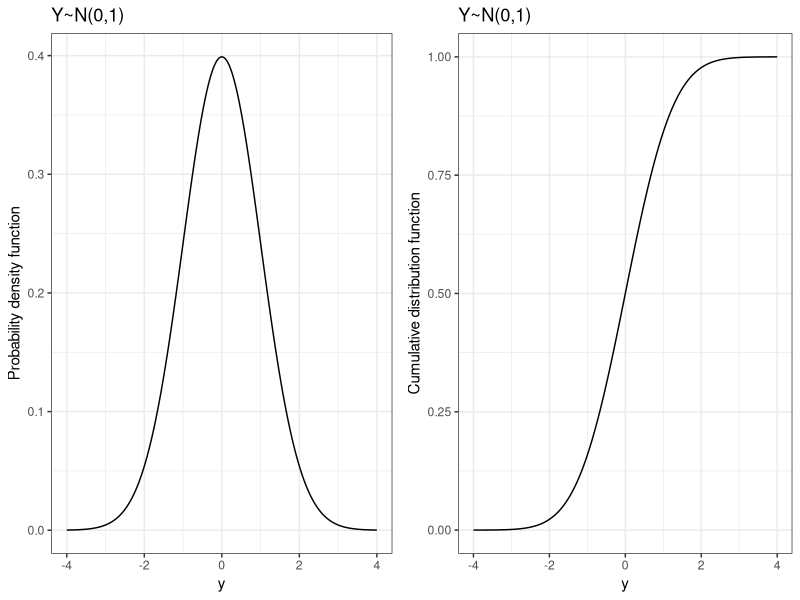
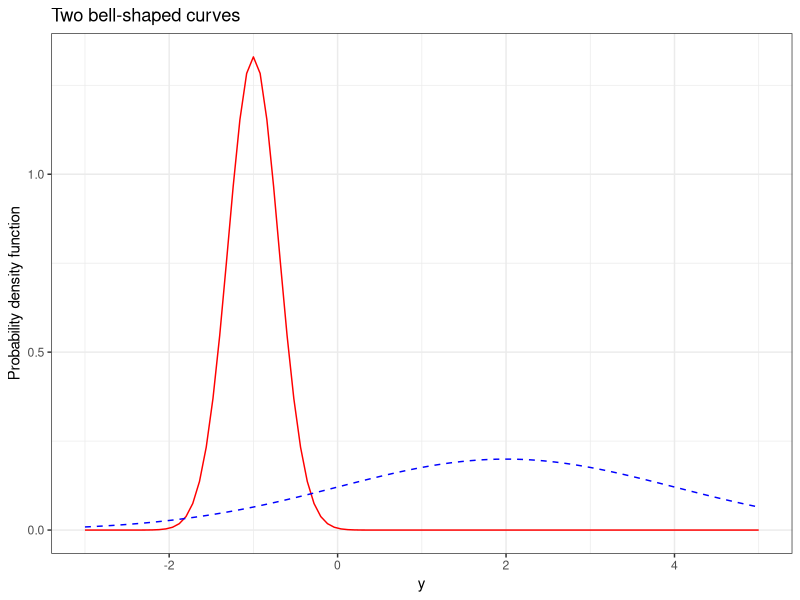
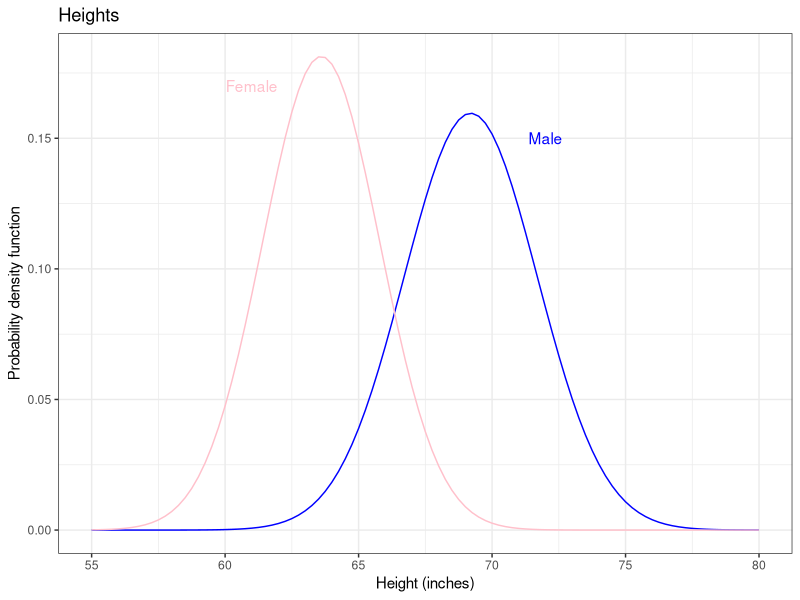
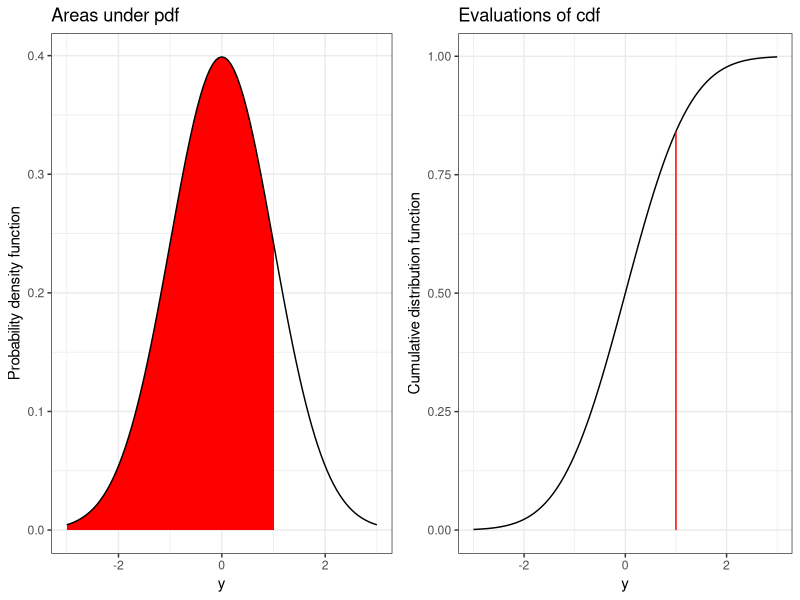
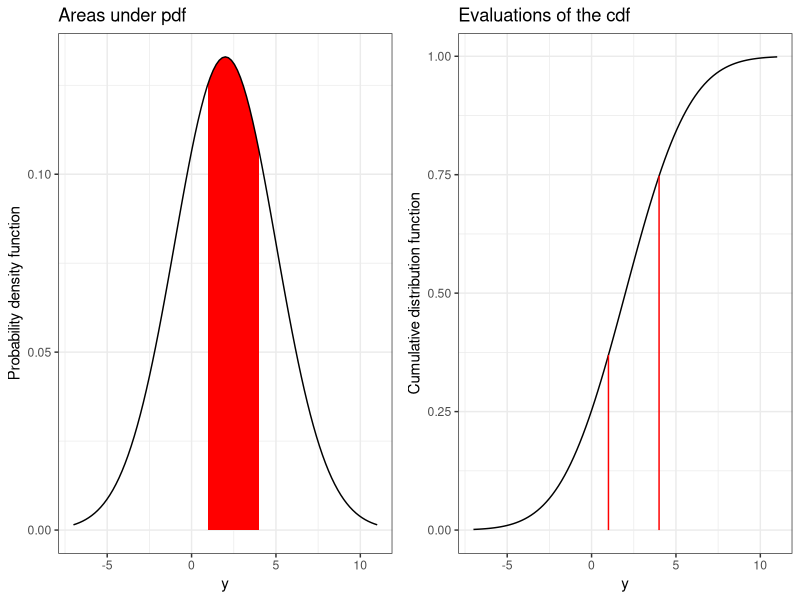
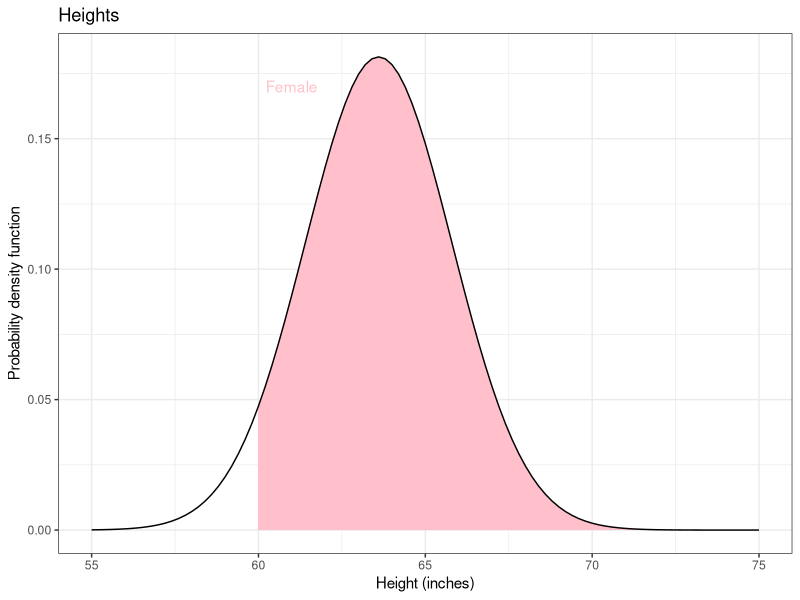
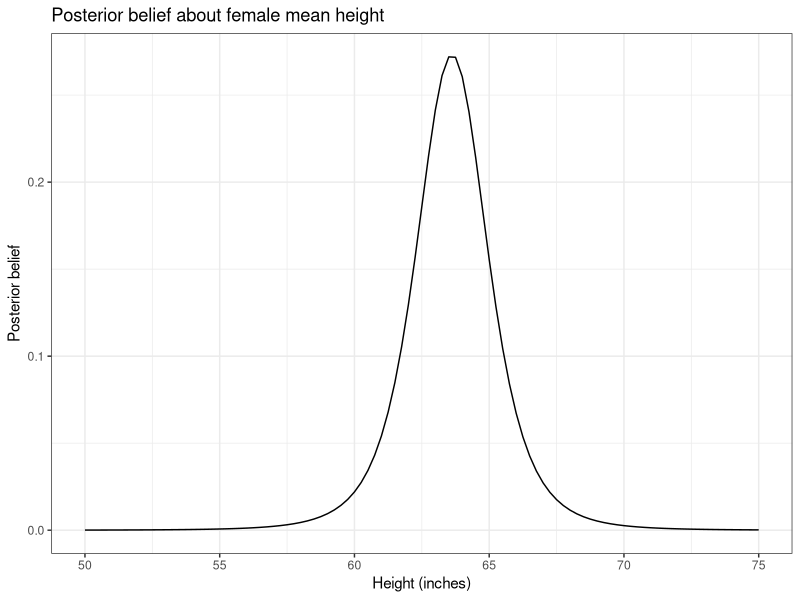

Write R code to recreate these figures, in order. (Note: this script raises an error after producing the figures.)
## ----libraries, message=FALSE, warning=FALSE, cache=FALSE-------------------------------------------------------------
library("tidyverse"); theme_set(theme_bw())
library("gridExtra")


## ----set_seed, echo=FALSE---------------------------------------------------------------------------------------------
set.seed(20220119)


## ---------------------------------------------------------------------------------------------------------------------
d <- data.frame(y = seq(-4,4,length = 1001)) %>%
  mutate(pdf = dnorm(y), cdf = pnorm(y))

g1 <- ggplot(d, aes(y, pdf)) +
  geom_line() +
  labs(title = "Y~N(0,1)",
       y = "Probability density function")

g2 <- ggplot(d, aes(y, cdf)) +
  geom_line() +
  labs(title = "Y~N(0,1)",
       y = "Cumulative distribution function")

grid.arrange(g1, g2, nrow = 1)


## ---------------------------------------------------------------------------------------------------------------------
ggplot(data.frame(x = seq(-3, 5, length=1001)), aes(x)) +
  stat_function(fun = dnorm, args = list(mean = -1, sd = 0.3), col = "red") +
  stat_function(fun = dnorm, args = list(mean = 2, sd = 2), col = "blue", linetype = 2) +
  labs(title = "Two bell-shaped curves",
       x = "y", y = "Probability density function")


## ---------------------------------------------------------------------------------------------------------------------
d <- tribble(
  ~group, ~mean, ~sd,
  "male", 69.2, 2.5,
  "female", 63.6, 2.2,
)

ggplot(data.frame(x = seq(55, 80, length = 1001)), aes(x=x)) +
  stat_function(fun = dnorm, args = list(mean = 69.2, sd = 2.5), color = "blue") +
  stat_function(fun = dnorm, args = list(mean = 63.6, sd = 2.2), color = "pink") +
  labs(title = "Heights", x = "Height (inches)",
       y = "Probability density function") +
  annotate("text", x = 61, y = 0.17, label = "Female", color = "pink") +
  annotate("text", x = 72, y = 0.15, label = "Male", color = "blue")


## ---------------------------------------------------------------------------------------------------------------------
d <- data.frame(x = seq(-3, 3, length=1001))

g1 <- ggplot(d, aes(x)) +
  stat_function(fun = dnorm, fill = "red", xlim = c(-3, 1), geom="area") +
  stat_function(fun = dnorm) +
  labs(title = "Areas under pdf",
       x = "y", y = "Probability density function")

g2 <- ggplot(d, aes(x)) +
  stat_function(fun = pnorm) +
  geom_segment(data = data.frame(x = 1, y = 0, xend = 1, yend = pnorm(1)),
               aes(x=x, xend=xend, y=y, yend=yend),
               color = "red") +
  labs(title = "Evaluations of cdf",
       x = "y", y = "Cumulative distribution function")

grid.arrange(g1, g2, ncol=2)


## ---------------------------------------------------------------------------------------------------------------------
mn <- 2
s  <- 3

d <- data.frame(x = seq(mn-3*s, mn+3*s, length=1001))

g1 <- ggplot(d, aes(x)) +
  stat_function(fun = dnorm, fill = "red", xlim = c(1, 4), geom="area",
                args = list(mean = mn, sd = s)) +
  stat_function(fun = dnorm, args = list(mean = mn, sd = s)) +
  labs(title = "Areas under pdf",
       x = "y", y = "Probability density function")

g2 <- ggplot(d, aes(x)) +
  stat_function(fun = pnorm,
                args = list(mean = mn, sd = s)) +
  geom_segment(data = data.frame(x = c(1,4), y = 0, xend = c(1,4),
                                 yend = pnorm(c(1,4), mean = mn, sd = s)),
               aes(x=x, xend=xend, y=y, yend=yend),
               color = "red") +
  labs(title = "Evaluations of the cdf",
       x = "y", y = "Cumulative distribution function")

grid.arrange(g1, g2, ncol=2)


## ----echo = TRUE------------------------------------------------------------------------------------------------------
mn <- -3
s  <- 4


## ----echo = TRUE------------------------------------------------------------------------------------------------------
pnorm(0, mean = -3, sd = 4)


## ----echo = TRUE------------------------------------------------------------------------------------------------------
1-pnorm(1, mean = -3, sd = 4)


## ----echo = TRUE------------------------------------------------------------------------------------------------------
mn <- -3
s  <- 4


## ----echo = TRUE------------------------------------------------------------------------------------------------------
pnorm(1, mean = -3, sd = 4) - pnorm(0, mean = -3, sd = 4)


## ---------------------------------------------------------------------------------------------------------------------
ggplot(data.frame(x = seq(55, 75, length = 1001)), aes(x=x)) +
  stat_function(fun = dnorm, args = list(mean = 63.6, sd = 2.2),
                geom = "area", xlim = c(60,75), fill = "pink") +
  stat_function(fun = dnorm, args = list(mean = 63.6, sd = 2.2)) +
  labs(title = "Heights", x = "Height (inches)",
       y = "Probability density function") +
  annotate("text", x = 61, y = 0.17, label = "Female", color = "pink")


## ----echo = TRUE------------------------------------------------------------------------------------------------------
1-pnorm(60, mean = 63.6, sd = 2.2)


## ----echo=TRUE--------------------------------------------------------------------------------------------------------
heights <- c(66.9, 63.2, 58.7, 64.2, 65.1)

length(heights) # number of observations
mean(heights) # sample mean
var(heights)  # sample variance
sd(heights)   # sample standard deviation


## ---------------------------------------------------------------------------------------------------------------------
dlst <- function(x, df, location, scale) {
  dt((x-location)/scale, df = df)/scale
}

ggplot(data.frame(x = seq(50, 75, length = 1001)),
       aes(x=x)) +
  stat_function(fun = dlst,
                args = list(df = length(heights)-1,
                            location = mean(heights),
                            scale = sd(heights)/sqrt(length(heights)))) +
  labs(x = "Height (inches)",
        y = "Posterior belief",
        title = "Posterior belief about female mean height")


## ----echo=TRUE--------------------------------------------------------------------------------------------------------
t.test(heights, conf.level = 0.95)


## ----echo=TRUE, size="scriptsize"-------------------------------------------------------------------------------------
1-pt((60-mean(heights))/(sd(heights)/sqrt(length(heights))), df = length(heights)-1)


## ----echo=TRUE, size="scriptsize"-------------------------------------------------------------------------------------
plst <- function(q, df, location, scale) { # location-scale t distribution
  pt( (q-location)/scale, df = df)
}
1-plst(60, df = length(heights)-1, location = mean(heights), scale = sd(heights)/sqrt(length(heights)))


## ---------------------------------------------------------------------------------------------------------------------
set.seed(20220208)
heights <- data.frame(sex = rep(c("male","female"), c(7, 11))) %>%
  mutate(height = ifelse(sex == "female", 63.6, 69.2) +
           rnorm(n()) * ifelse(sex == "female", 2.2, 2.5),
         height = round(height,1))

write_csv(heights, file = "heights.csv")


## ----echo=TRUE--------------------------------------------------------------------------------------------------------
d <- read_csv("heights.csv")

d %>%
  group_by(sex) %>%
  summarize(n = n(),
            mean = mean(height),
            sd = sd(height))


## ---------------------------------------------------------------------------------------------------------------------
s = d %>%
  group_by(sex) %>%
  summarize(n = n(),
            mean = mean(height),
            sd = sd(height))

ggplot(data.frame(x = seq(55,80, length=1001)), aes(x=x)) +
  stat_function(fun = dlst, args = list(df = s$n[s$sex == "female"],
                                        location = s$mean[s$sex == "female"],
                                        scale = s$sd[s$sex == "female"]/sqrt(s$n[s$sex == "female"])),
                color = "pink") +
  stat_function(fun = dlst, args = list(df = s$n[s$sex == "male"],
                                        location = s$mean[s$sex == "male"],
                                        scale = s$sd[s$sex == "male"]/sqrt(s$n[s$sex == "male"])),
                color = "blue") +
  labs(title = "Posterior beliefs about mean height",
       x = "Height (inches)",
       y = "Posterior")


## ----echo=TRUE--------------------------------------------------------------------------------------------------------
rlst <- function(n, df, location, scale) {
  location+scale*rt(n, df = df)
}
n_reps <- 100000
mu_female <- rlst(n_reps, df = 11-1, location = 64.1, scale = 1.59/sqrt(11))
mu_male   <- rlst(n_reps, df =  7-1, location = 71.6, scale = 2.66/sqrt(7))
mean(mu_male > mu_female)


## ----echo=TRUE--------------------------------------------------------------------------------------------------------
a <- 1 - 0.95
quantile(mu_male - mu_female, prob = c(a/2, 1-a/2))


## ----echo=TRUE--------------------------------------------------------------------------------------------------------
d <- read_csv("heights.csv")
t.test(height ~ sex, data = d)
